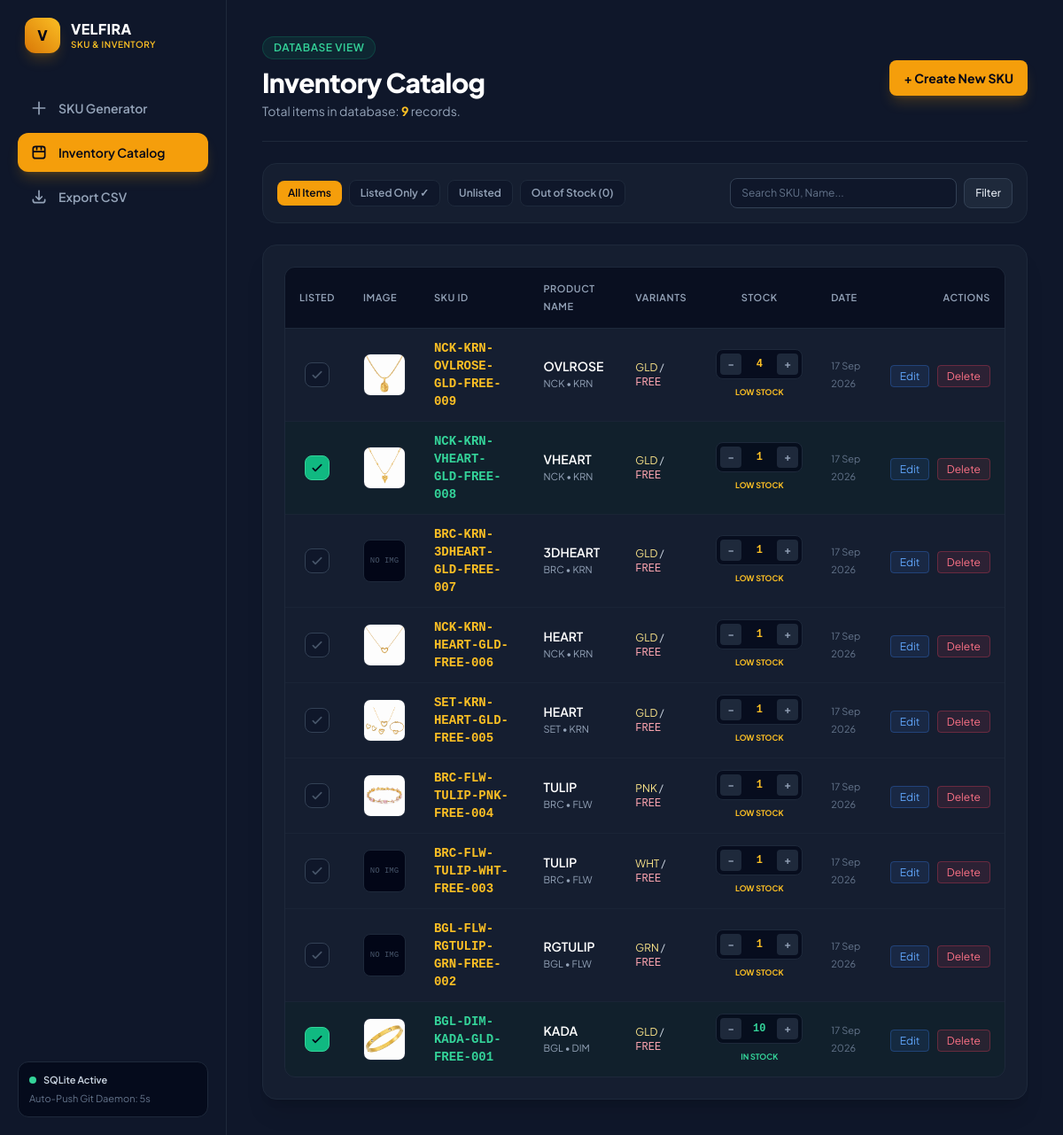
The app's page /inventory/, older data.
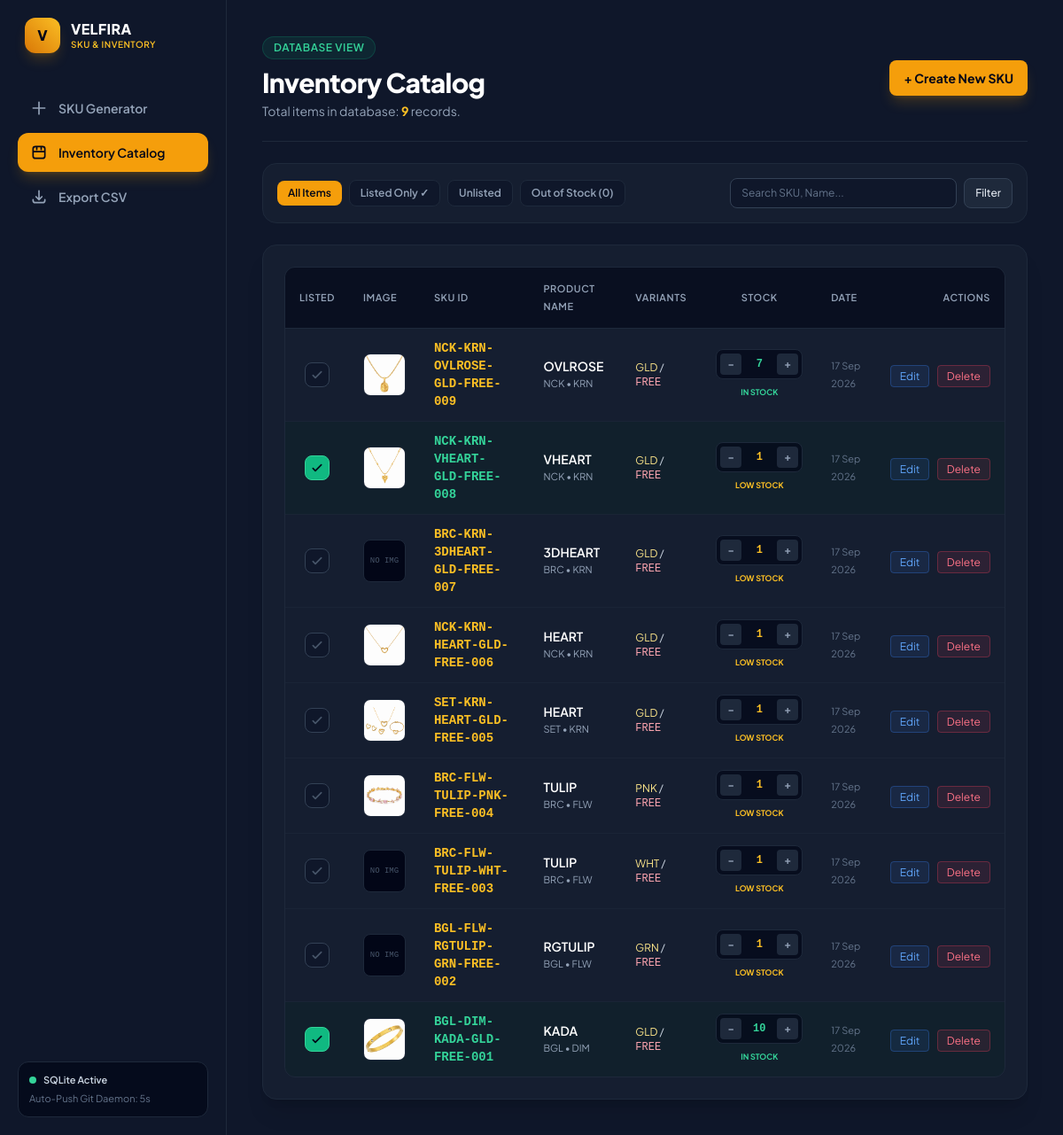
The same page, newer data.
### sku_manager/models.py (models this page shows, shortened)
class JewelrySKU(models.Model):
    CATEGORY_CHOICES = [
        ('BGL', 'BGL - Bangles / Kadas'),
        ('BRC', 'BRC - Bracelet'),
        ('NCK', 'NCK - Necklace / Choker'),
        ('EAR', 'EAR - Earrings'),
        ('SET', 'SET - Complete Set / Combo'),
        ('JHK', 'JHK - Jhumkas'),
        ('RNG', 'RNG - Rings'),
        ('PAY', 'PAY - Anklet / Payal'),
        ('TIK', 'TIK - Maang Tikka'),
    ]
    COLOR_CHOICES = [
        ('GLD', 'GLD - Golden'),
        ('RBYGRN', 'RBYGRN - Ruby & Emerald Green'),
        ('GRN', 'GRN - Emerald Green'),
        ('MRN', 'MRN - Maroon / Ruby'),
        ('ROSE', 'ROSE - Rose Gold'),
        ('SLV', 'SLV - Silver / Rhodium'),
        ('MTC', 'MTC - Multi-Color'),
        ('WHT', 'WHT - White / Pearl'),
        ('BLK', 'BLK - Black'),
        ('BLU', 'BLU - Royal Blue'),
        ('PNK', 'PNK - Baby Pink'),
    ]
    category = models.CharField(max_length=10, choices=CATEGORY_CHOICES, default='BGL')
    style = models.CharField(max_length=20, default='ADC')
    name = models.CharField(max_length=50, default='LOVE')
    color = models.CharField(max_length=20, choices=COLOR_CHOICES, default='GLD')
    size = models.CharField(max_length=20, default='2.4')
    number = models.CharField(max_length=10, default='001')
    image = models.ImageField(upload_to='products/', blank=True, null=True)
    stock = models.IntegerField(default=1)
    is_listed = models.BooleanField(default=False)
    sku = models.CharField(max_length=100, unique=True, editable=False)
    created_at = models.DateTimeField(auto_now_add=True)
    updated_at = models.DateTimeField(auto_now=True)
    class Meta:
        ordering = ['-created_at']

### sku_manager/views.py (the view, shortened to what this page needs)
# urls.py: path('inventory/', views.sku_inventory, name='sku_inventory'),
def sku_inventory(request):
    search_query = request.GET.get('q', '').strip()
    filter_status = request.GET.get('status', '').strip()
    sku_list = JewelrySKU.objects.all()
    if filter_status == 'listed':
        sku_list = sku_list.filter(is_listed=True)
    elif filter_status == 'unlisted':
        sku_list = sku_list.filter(is_listed=False)
    elif filter_status == 'out_of_stock':
        sku_list = sku_list.filter(stock=0)
    paginator = Paginator(sku_list, 10)
    page = request.GET.get('page')
    try:
        skus = paginator.page(page)
    except PageNotAnInteger:
        skus = paginator.page(1)
    except EmptyPage:
        skus = paginator.page(paginator.num_pages)
    return render(request, 'sku_manager/inventory.html', {
        'skus': skus,
        'search_query': search_query,
        'filter_status': filter_status,
        'total_count': sku_list.count(),
        'active_page': 'inventory',
    })

### templates/sku_manager/inventory.html (shortened to what this page needs)
{% extends "sku_manager/base.html" %}
{% block content %}
<header class="flex flex-col sm:flex-row sm:items-center justify-between border-b border-slate-800 pb-6 gap-4">
  <div>
    <div class="inline-flex items-center gap-2 px-3 py-1 rounded-full bg-emerald-500/10 text-emerald-400 border border-emerald-500/20 text-xs font-semibold uppercase tracking-wider mb-2">
      Database View
    </div>
    <h1 class="text-3xl font-extrabold tracking-tight text-white">Inventory Catalog</h1>
    <p class="text-slate-400 text-sm mt-1">Total items in database: <span class="font-bold text-amber-400">{{ total_count }}</span> records.</p>
  </div>
  <div class="flex items-center gap-3">
    <a href="{% url 'sku_generate' %}" class="flex items-center gap-2 bg-amber-500 hover:bg-amber-400 text-slate-950 font-bold px-4 py-2.5 rounded-lg text-sm transition shadow-lg shadow-amber-500/20">
      + Create New SKU
    </a>
  </div>
</header>
<div class="bg-slate-800/40 border border-slate-800 rounded-2xl p-4 flex flex-col md:flex-row md:items-center justify-between gap-4">
  <div class="flex items-center gap-2 text-xs flex-wrap">
    <a href="{% url 'sku_inventory' %}" class="px-3 py-1.5 rounded-lg font-semibold transition {% if not filter_status %}bg-amber-500 text-slate-950{% else %}bg-slate-900 text-slate-400 hover:text-white border border-slate-800{% endif %}">
      All Items
    </a>
    <a href="{% url 'sku_inventory' %}?status=listed" class="px-3 py-1.5 rounded-lg font-semibold transition {% if filter_status == 'listed' %}bg-emerald-500 text-slate-950{% else %}bg-slate-900 text-slate-400 hover:text-white border border-slate-800{% endif %}">
      Listed Only ✓
    </a>
    <a href="{% url 'sku_inventory' %}?status=unlisted" class="px-3 py-1.5 rounded-lg font-semibold transition {% if filter_status == 'unlisted' %}bg-amber-500 text-slate-950{% else %}bg-slate-900 text-slate-400 hover:text-white border border-slate-800{% endif %}">
      Unlisted
    </a>
    <a href="{% url 'sku_inventory' %}?status=out_of_stock" class="px-3 py-1.5 rounded-lg font-semibold transition {% if filter_status == 'out_of_stock' %}bg-rose-500 text-white{% else %}bg-slate-900 text-slate-400 hover:text-white border border-slate-800{% endif %}">
      Out of Stock (0)
    </a>
  </div>
  <form method="GET" action="{% url 'sku_inventory' %}" class="flex items-center gap-2">
    <input type="text" name="q" value="{{ search_query }}" placeholder="Search SKU, Name..."
      class="bg-slate-900 border border-slate-700 rounded-lg px-3 py-2 text-xs text-white placeholder-slate-500 focus:outline-none focus:border-amber-500 transition w-56 sm:w-64">
    <button type="submit" class="text-xs bg-slate-800 hover:bg-slate-700 text-slate-200 border border-slate-700 px-3 py-2 rounded-lg font-medium">Filter</button>
  </form>
</div>
<div class="bg-slate-800/40 border border-slate-800 rounded-2xl p-6 shadow-xl space-y-4">
  <div class="overflow-x-auto rounded-xl border border-slate-800">
    <table class="w-full text-left text-sm text-slate-300">
      <thead class="bg-slate-950/60 text-[11px] uppercase tracking-wider text-slate-400 border-b border-slate-800">
        <tr>
          <th class="py-3.5 px-4 font-semibold text-center w-16">Listed</th>
          <th class="py-3.5 px-4 font-semibold">Image</th>
          <th class="py-3.5 px-4 font-semibold">SKU ID</th>
          <th class="py-3.5 px-4 font-semibold">Product Name</th>
          <th class="py-3.5 px-4 font-semibold">Variants</th>
          <th class="py-3.5 px-4 font-semibold text-center">Stock</th>
          <th class="py-3.5 px-4 font-semibold">Date</th>
          <th class="py-3.5 px-4 text-right font-semibold">Actions</th>
        </tr>
      </thead>
      <tbody class="divide-y divide-slate-800/60 font-normal">
        {% for item in skus %}
          <tr class="transition {% if item.is_listed %}bg-emerald-950/20 hover:bg-emerald-900/30{% else %}hover:bg-slate-800/40{% endif %}">
            <td class="py-3 px-4 text-center">
              <a href="{% url 'sku_toggle_listed' item.pk %}"
                 title="{% if item.is_listed %}Mark Unlisted{% else %}Mark Listed{% endif %}"
                 class="inline-flex items-center justify-center w-7 h-7 rounded-lg transition border {% if item.is_listed %}bg-emerald-500 text-slate-950 border-emerald-400 hover:bg-emerald-400{% else %}bg-slate-900 text-slate-600 border-slate-700 hover:border-amber-500 hover:text-amber-400{% endif %}">
                <svg class="w-4 h-4" fill="none" stroke="currentColor" stroke-width="2.5" viewBox="0 0 24 24">
                  <path stroke-linecap="round" stroke-linejoin="round" d="M5 13l4 4L19 7"></path>
                </svg>
              </a>
            </td>
            <td class="py-3 px-4">
              <div class="w-12 h-12 rounded-lg bg-slate-950 border border-slate-800 overflow-hidden flex items-center justify-center">
                {% if item.image %}
                  <img src="{{ item.image.url }}" alt="{{ item.name }}" class="w-full h-full object-cover">
                {% else %}
                  <span class="text-[9px] text-slate-600 font-mono">NO IMG</span>
                {% endif %}
              </div>
            </td>
            <td class="py-3 px-4 font-mono font-bold {% if item.is_listed %}text-emerald-400{% else %}text-amber-400{% endif %}">
              {{ item.sku }}
            </td>
            <td class="py-3 px-4">
              <div class="font-semibold text-white">{{ item.name }}</div>
              <div class="text-[11px] text-slate-400">{{ item.category }} • {{ item.style }}</div>
            </td>
            <td class="py-3 px-4 text-xs">
              <span class="text-amber-200">{{ item.color }}</span> /
              <span class="text-rose-300 font-mono">{{ item.size }}</span>
            </td>
            <td class="py-3 px-4 text-center whitespace-nowrap">
              <div class="inline-flex items-center gap-1.5 bg-slate-950/70 border border-slate-800 rounded-lg p-1">
                <a href="{% url 'sku_adjust_stock' item.pk 'dec' %}" class="w-6 h-6 flex items-center justify-center rounded bg-slate-800 hover:bg-rose-500/20 hover:text-rose-400 text-slate-400 text-xs font-bold transition">−</a>
                <span class="font-mono font-bold text-xs min-w-[28px] text-center {% if item.stock == 0 %}text-rose-400{% elif item.stock <= 5 %}text-amber-400{% else %}text-emerald-400{% endif %}">
                  {{ item.stock }}
                </span>
                <a href="{% url 'sku_adjust_stock' item.pk 'inc' %}" class="w-6 h-6 flex items-center justify-center rounded bg-slate-800 hover:bg-emerald-500/20 hover:text-emerald-400 text-slate-400 text-xs font-bold transition">+</a>
              </div>
              <div class="mt-0.5">
                {% if item.stock == 0 %}
                  <span class="text-[9px] uppercase font-bold text-rose-400">Out of Stock</span>
                {% elif item.stock <= 5 %}
                  <span class="text-[9px] uppercase font-bold text-amber-400">Low Stock</span>
                {% else %}
                  <span class="text-[9px] uppercase font-bold text-emerald-400">In Stock</span>
                {% endif %}
              </div>
            </td>
            <td class="py-3 px-4 text-[11px] text-slate-500">{{ item.created_at|date:"d M Y" }}</td>
            <td class="py-3 px-4 text-right space-x-1.5 whitespace-nowrap">
              <a href="{% url 'sku_edit' item.pk %}" class="text-xs bg-blue-500/10 hover:bg-blue-500/20 text-blue-400 px-2.5 py-1 rounded transition border border-blue-500/30">Edit</a>
              <a href="{% url 'sku_delete' item.pk %}" onclick="return confirm('Delete {{ item.sku }} permanently?')" class="text-xs bg-rose-500/10 hover:bg-rose-500/20 text-rose-400 px-2.5 py-1 rounded transition border border-rose-500/30">Delete</a>
            </td>
          </tr>
        {% empty %}
          <tr>
            <td colspan="8" class="text-center py-12 text-slate-500 text-sm">
              No inventory records matched your query.
            </td>
          </tr>
        {% endfor %}
      </tbody>
    </table>
  </div>
</div>
{% endblock %}

### templates/sku_manager/base.html (shortened to what this page needs)
<!DOCTYPE html>
<html lang="en">
<head>
  <script src="https://cdn.tailwindcss.com"></script>
</head>
<body class="bg-slate-950 text-slate-100 min-h-screen flex">
  <aside class="w-64 bg-slate-900 border-r border-slate-800 flex flex-col justify-between p-5 min-h-screen fixed left-0 top-0 z-30">
    <div class="space-y-6">
      <div class="flex items-center gap-3 px-2">
        <div class="w-10 h-10 rounded-xl bg-gradient-to-tr from-amber-600 to-amber-400 flex items-center justify-center text-slate-950 font-black shadow-lg shadow-amber-500/20">
          V
        </div>
        <div>
          <div class="font-extrabold text-white text-base tracking-wide leading-tight">VELFIRA</div>
          <div class="text-[10px] text-amber-400 uppercase font-semibold tracking-wider">SKU & Inventory</div>
        </div>
      </div>
      <nav class="space-y-1.5 pt-4">
        <a href="{% url 'sku_generate' %}" class="flex items-center gap-3 px-3.5 py-3 rounded-xl text-sm font-semibold transition {% if active_page == 'generator' %}bg-amber-500 text-slate-950 shadow-lg shadow-amber-500/20 font-bold{% else %}text-slate-400 hover:bg-slate-800/80 hover:text-white{% endif %}">
          <svg class="w-5 h-5" fill="none" stroke="currentColor" viewBox="0 0 24 24"><path stroke-linecap="round" stroke-linejoin="round" stroke-width="2" d="M12 4v16m8-8H4"></path></svg>
          SKU Generator
        </a>
        <a href="{% url 'sku_inventory' %}" class="flex items-center gap-3 px-3.5 py-3 rounded-xl text-sm font-semibold transition {% if active_page == 'inventory' %}bg-amber-500 text-slate-950 shadow-lg shadow-amber-500/20 font-bold{% else %}text-slate-400 hover:bg-slate-800/80 hover:text-white{% endif %}">
          <svg class="w-5 h-5" fill="none" stroke="currentColor" viewBox="0 0 24 24"><path stroke-linecap="round" stroke-linejoin="round" stroke-width="2" d="M4 7v10c0 2 1.5 3 3.5 3h9c2 0 3.5-1 3.5-3V7c0-2-1.5-3-3.5-3h-9C5.5 4 4 5 4 7zm0 4h16M9 4v4m6-4v4"></path></svg>
          Inventory Catalog
        </a>
        <a href="{% url 'sku_export_csv' %}" class="flex items-center gap-3 px-3.5 py-3 rounded-xl text-sm font-semibold text-slate-400 hover:bg-slate-800/80 hover:text-white transition">
          <svg class="w-5 h-5" fill="none" stroke="currentColor" viewBox="0 0 24 24"><path stroke-linecap="round" stroke-linejoin="round" stroke-width="2" d="M4 16v1a3 3 0 003 3h10a3 3 0 003-3v-1m-4-4l-4 4m0 0l-4-4m4 4V4"></path></svg>
          Export CSV
        </a>
      </nav>
    </div>
    <div class="bg-slate-950/70 border border-slate-800 rounded-xl p-3 text-[11px] text-slate-500 space-y-1">
      <div class="flex items-center gap-2">
        <span class="w-2 h-2 rounded-full bg-emerald-400 animate-pulse"></span>
        <span class="text-slate-300 font-semibold">SQLite Active</span>
      </div>
      <p>Auto-Push Git Daemon: 5s</p>
    </div>
  </aside>
  <main class="flex-1 ml-64 p-6 sm:p-10 min-h-screen bg-slate-900">
    <div class="max-w-6xl mx-auto space-y-6">
      {% block content %}{% endblock %}
    </div>
  </main>
</body>
</html>

### templates/sku_manager/base.html (style rules this page uses)
body { font-family: 'Plus Jakarta Sans', sans-serif; }

Row changes from the older to the newer data that the page shows:
changed JewelrySKU "NCK-KRN-OVLROSE-GLD-FREE-009": stock "4" → "7"; stock "LOW STOCK" → "IN STOCK"
